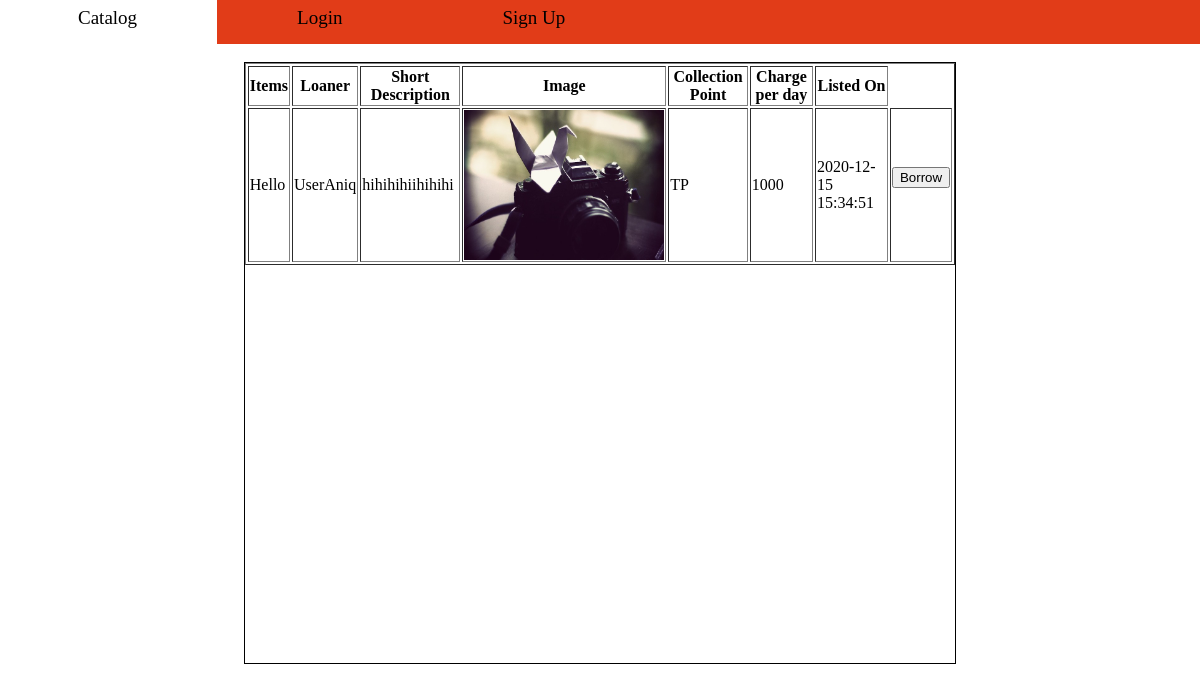
The app's page /index_loggedin.php with its own data.
### tables this page shows
CREATE TABLE `catalogs` (
  `CAT_ID` int(10) NOT NULL,
  `C_LENDER` int(10) DEFAULT NULL,
  `C_OBJECTNAME` varchar(60) NOT NULL,
  `C_SHORTDESC` varchar(180) NOT NULL,
  `C_IMGLINK` varchar(60) NOT NULL,
  `C_COLLECTIONPOINT` varchar(300) NOT NULL,
  `C_CHARGEPERDAY` int(5) NOT NULL,
  `C_TIMESTAMP` timestamp NOT NULL DEFAULT current_timestamp() ON UPDATE current_timestamp()
);

CREATE TABLE `user` (
  `USER_ID` int(10) NOT NULL,
  `ROLES` varchar(10) NOT NULL,
  `U_USERNAME` varchar(20) NOT NULL,
  `U_NRIC` varchar(255) NOT NULL,
  `U_DOB` varchar(10) NOT NULL,
  `U_SALT` varchar(20) NOT NULL,
  `U_HASH` varchar(256) NOT NULL,
  `U_EMAIL` varchar(60) NOT NULL
);

### csrf_token.php (called while the page is built, shortened)
<?php
function generate_token() {
    if(!isset($_SESSION["csrf_token"])) {
        $token = hash("sha256",uniqid(rand(), TRUE));
    } else {
        $token = $_SESSION["csrf_token"];
        $_SESSION['token_time'] = time();
    }
    return $token;
  }
  ?>

### index_loggedin.php (the view, shortened to what this page needs)
<html>
<?php
include 'taskbar.php';
include 'connect.php';
include 'csrf_token.php';
$token=generate_token();
?>
<body>
<br><br>
<?php
if ($token == $_SESSION['csrf_token']){
    $token_age = time() - $_SESSION['token_time'];
    if ($token_age <= 3600) {
        $query="SELECT user.U_USERNAME, CAT_ID, C_LENDER, C_OBJECTNAME, C_SHORTDESC, C_IMGLINK, C_COLLECTIONPOINT, C_CHARGEPERDAY, C_TIMESTAMP
        FROM catalogs
        INNER JOIN user
        ON catalogs.C_LENDER = user.USER_ID";
        $pQuery = $con->prepare($query);
        $result=$pQuery->execute();
        $result=$pQuery->get_result();
        $nrows=$result->num_rows;
        if ($nrows>0) {
            echo "<br>";
            echo '<div class="catalog">';
            echo "<table>";
        	echo "<table align='center' border='1'>";
            echo "<th>Items</th><th>Loaner</th><th>Short Description</th><th>Image</th><th>Collection Point</th><th>Charge per day</th><th>Listed On</th></tr>";
                while ($row=$result->fetch_assoc()) {
                echo "<tr>";
                    echo "<td>";
                    echo $row['C_OBJECTNAME'];
                    echo "</td>";
                    echo "<td>";
                    echo $row['U_USERNAME'];
                    echo "</td>";
                    echo "<td>";
                    echo $row['C_SHORTDESC'];
                    echo "</td>";
                    echo "<td>";
                    $image=$row['C_IMGLINK'];
                    echo "<img height='150' width='200' src='img/$image'>";
                    echo "</td>";
                    echo "<td>";
                    echo $row['C_COLLECTIONPOINT'];
                    echo "</td>";
                    echo "<td>";
                    echo $row['C_CHARGEPERDAY'];
                    echo "</td>";
                    echo "<td>";
                    echo $row['C_TIMESTAMP'];
                    echo "</td>";
                    echo "<td>";
                    echo "<form method='post' action='index_loggedin.php'>";
                    echo "<button type='submit' name='borrowItemButton'>Borrow</button>";
                    echo "</form>";
                    echo"</td>";
                echo "</tr>";
            }
            echo "</table>";
            echo "</div>";
        }
        else {
            echo "0 records<br>";
        }
    }else {write_log(USER_LOGIN_LOG_ERR,$_SESSION["Username"].' ID: '.$_SESSION["id"].' tried accessing '.$_SERVER['PHP_SELF'].' ');session_destroy();header ('location: index.php');}
}else {write_log(USER_LOGIN_LOG_ERR,$_SESSION["Username"].' ID: '.$_SESSION["id"].' tried accessing '.$_SERVER['PHP_SELF'].' ');session_destroy();header ('location: index.php');}
?>
</body>
</html>

### style.php (style rules this page uses)
.catalog { height: 600px; width: 60%; border: 1px solid black; margin: auto; overflow-y: scroll; }

### records on screen
catalogs: C_OBJECTNAME "Hello", C_LENDER.U_USERNAME "UserAniq", C_SHORTDESC "hihihihiihihihi", C_IMGLINK (picture), C_COLLECTIONPOINT "TP", C_CHARGEPERDAY "1000", C_TIMESTAMP "2020-12-15 15:34:51"
